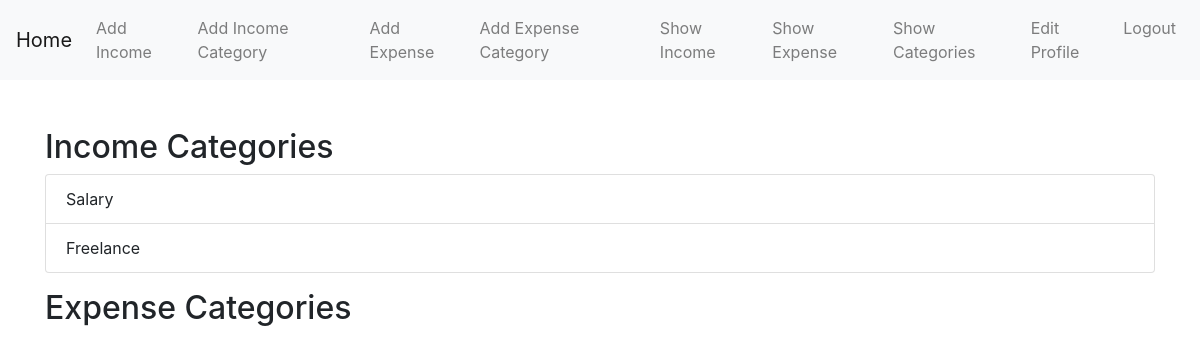
Page /show/category (signed in) on the earlier database version.
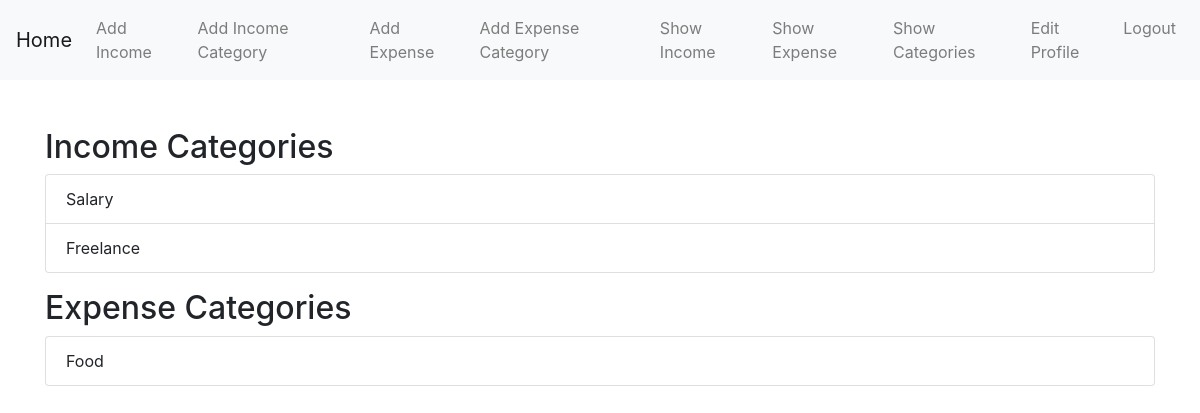
Same page on the later database version.
### tracker/models.py (models this page shows, shortened)
class IncomeCategory(models.Model):
    name = models.CharField(max_length=300, unique=True)
    user = models.ForeignKey(User , on_delete=models.CASCADE)

class ExpenseCategory(models.Model):
    name = models.CharField(max_length=300, unique=True)
    user = models.ForeignKey(User , on_delete=models.CASCADE)

### tracker/views.py (the view)
# urls.py: path('show/category', views.showcat , name= 'showcategory'),
@login_required
def showcat(request):
    ecategory = ExpenseCategory.objects.filter(user=request.user)
    icategory = IncomeCategory.objects.filter(user=request.user)
    context = {
        'ecategory' : ecategory ,
        'icategory' : icategory,
    }
    return render(request , 'showcat.html', context)

### templates/showcat.html (shortened to what this page needs)
{% extends 'base.html' %}
{% block content %}
<h2>Income Categories</h2>
<ul class="list-group mb-3">
    {% for cat in icategory %}
    <li class="list-group-item">{{ cat.name }}</li>
    {% endfor %}
</ul>
<h2>Expense Categories</h2>
<ul class="list-group mb-3">
    {% for cat in ecategory %}
    <li class="list-group-item">{{ cat.name }}</li>
    {% endfor %}
</ul>
{% endblock %}

Differences in the rows shown:
added ExpenseCategory: name "Food"
